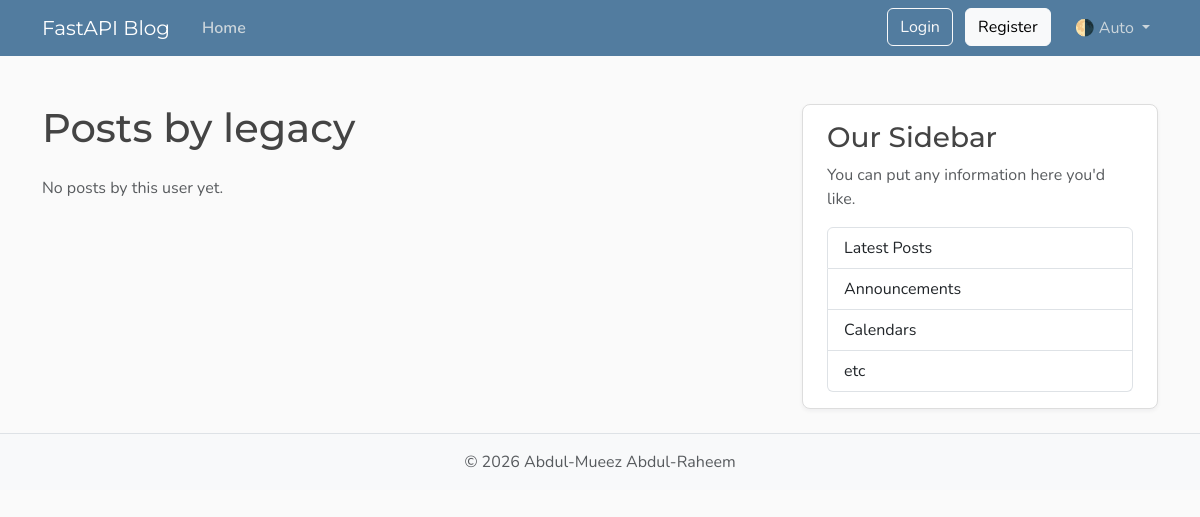
Before: /users/1/posts with the older database file.
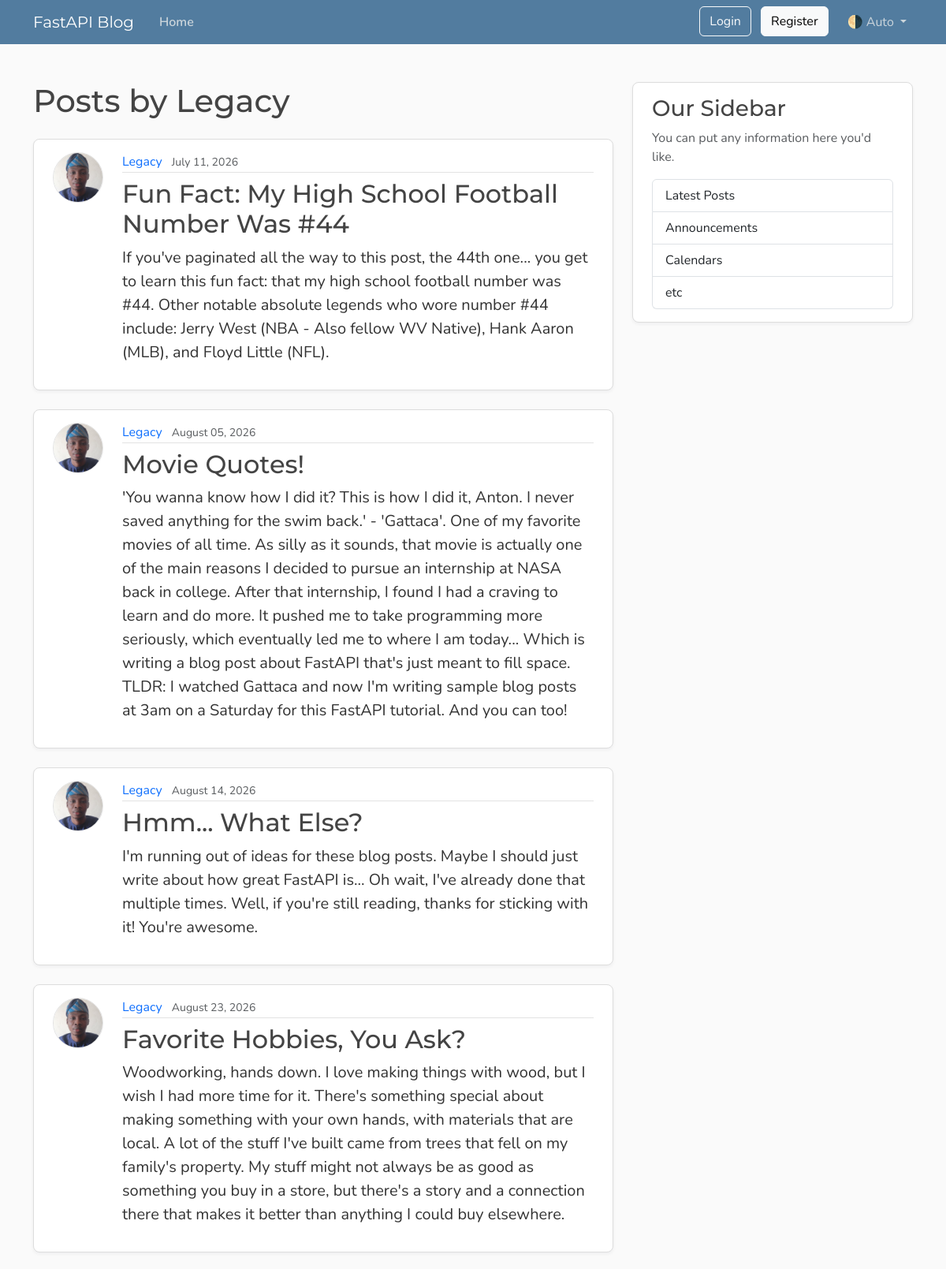
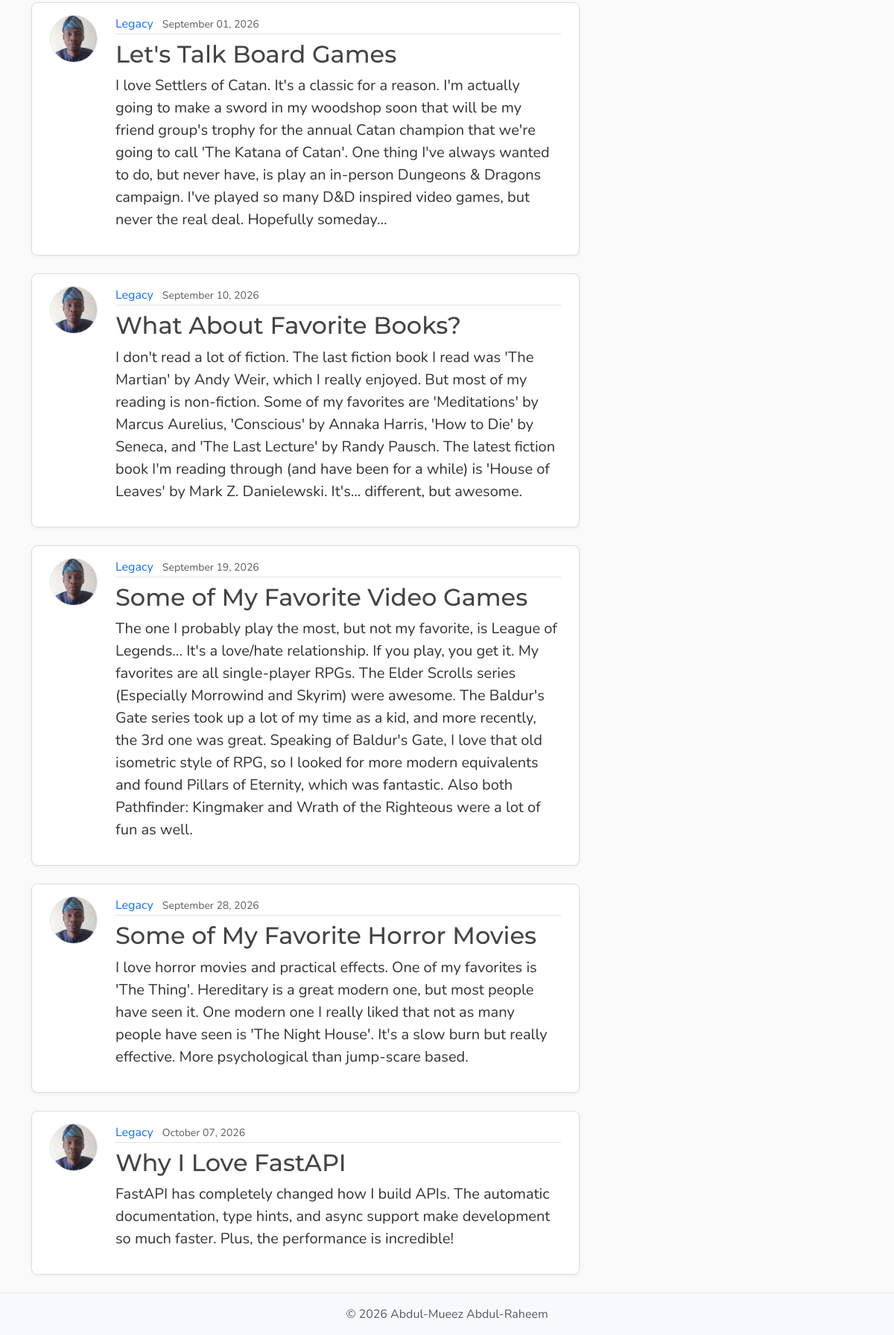
After: the same page with the newer database file (2 pictures, top to bottom).
### model.py (models this page shows, shortened)
class User(Base):
    __tablename__ = "users"
    id: Mapped[int] = mapped_column(Integer, primary_key=True, index=True)
    username: Mapped[str] = mapped_column(String(50), unique=True, nullable=False)
    email: Mapped[str] = mapped_column(String(120), unique=True, nullable=False)
    password_hash: Mapped[str] = mapped_column(String(200), nullable=False)
    image_file: Mapped[str | None] = mapped_column(
        String(200),
        nullable=True,
        default=None,
    )
    posts: Mapped[list[Post]] = relationship(back_populates="author", cascade="all, delete-orphan")

class Post(Base):
    __tablename__ = "posts"
    id: Mapped[int] = mapped_column(Integer, primary_key=True, index=True)
    title: Mapped[str] = mapped_column(String(100), nullable=False)
    content: Mapped[str] = mapped_column(Text, nullable=False)
    user_id: Mapped[int] = mapped_column(
        ForeignKey("users.id"),
        nullable=False,
        index=True,
    )
    date_posted: Mapped[datetime] = mapped_column(
        DateTime(timezone=True),
        default=lambda: datetime.now(UTC),
    )
    author: Mapped[User] = relationship(back_populates="posts")

### main.py (the view)
@app.get("/users/{user_id}/posts", include_in_schema=False, name="user_posts")
async def user_posts_page(request: Request, user_id: int, db: Annotated[AsyncSession, Depends(get_db)]):
    result = await db.execute(select(model.User).where(model.User.id == user_id))
    user = result.scalars().first()
    if not user:
        raise HTTPException(
            status_code=status.HTTP_404_NOT_FOUND,
            detail="User not found",
        )
    result = await db.execute(select(model.Post).options(selectinload(model.Post.author)).where(model.Post.user_id == user_id))
    posts = result.scalars().all()
    return templates.TemplateResponse(
        request,
        "user_posts.html",
        {"posts": posts, "user": user, "title": f"{user.username}'s Posts"},
    )

### templates/user_posts.html
{% extends "layout.html" %}
{% block content %}
    <h1 class="mb-4">Posts by {{ user.username }}</h1>
    {% for post in posts %}
        <article class="content-section py-3 px-4 mb-4">
            <div class="d-flex align-items-start gap-4">
                <img class="rounded-circle article-img flex-shrink-0"
                     src="{{ post.author.image_path }}"
                     alt="{{ post.author.username }}'s profile picture"
                     width="64"
                     height="64"
                     loading="lazy">
                <div class="flex-grow-1">
                    <div class="article-metadata mb-2">
                        <a class="me-2"
                           href="{{ url_for('user_posts', user_id=post.author.id) }}">{{ post.author.username }}</a>
                        <small class="text-body-secondary">{{ post.date_posted.strftime("%B %d, %Y") }}</small>
                    </div>
                    <h2>
                        <a class="article-title"
                           href="{{ url_for('post_page', post_id=post.id) }}">{{ post.title }}</a>
                    </h2>
                    <p class="article-content">{{ post.content }}</p>
                </div>
            </div>
        </article>
    {% else %}
        <p class="text-body-secondary">No posts by this user yet.</p>
    {% endfor %}
{% endblock content %}

### templates/layout.html (shortened to what this page needs)
<!DOCTYPE html>
<html lang="en">
 <head>
    <link href="https://cdn.jsdelivr.net/npm/bootstrap@5.3.8/dist/css/bootstrap.min.css"
          rel="stylesheet"
>
    <link rel="stylesheet"
          type="text/css"
          href="{{ url_for("static", path='css/main.css') }}">
 </head>
<body>
     <header class="site-header">
            <nav class="navbar navbar-expand-md bg-steel fixed-top"
                 data-bs-theme="dark">
                <div class="container">
                    <a class="navbar-brand me-4" href="{{ url_for("home") }}">FastAPI Blog</a>
                    <div class="collapse navbar-collapse" id="navbarToggle">
                        <div class="navbar-nav me-auto">
                            <a class="nav-link active"
                               aria-current="page"
                               href="{{ url_for("home") }}">Home</a>
                        </div>
                        <div class="navbar-nav">
                            <div id="loggedOutNav">
                                <a class="btn btn-outline-light mb-2 mb-md-0 me-md-2"
                                   href="{{ url_for("login_page") }}">Login</a>
                                <a class="btn btn-light mb-2 mb-md-0 me-md-3"
                                   href="{{ url_for("register_page") }}">Register</a>
                            </div>
                            <div class="nav-item dropdown">
                                <a class="nav-link dropdown-toggle"
                                   href="#"
                                   role="button"
                                   id="bd-theme"
                                   data-bs-toggle="dropdown"
                                   aria-expanded="false">
                                    <span id="bd-theme-text">🌗 Auto</span>
                                </a>
                            </div>
                        </div>
                    </div>
                </div>
            </nav>
        </header>
    <<main role="main" class="container">
      <div class="row">
        <div class="col-md-8">
          {% block content %}
          {% endblock content %}
        </div>
        <aside class="col-md-4">
          <div class="content-section py-3 px-4 mb-4">
            <h3>Our Sidebar</h3>
            <p class="text-body-secondary">You can put any information here you'd like.</p>
            <ul class="list-group">
              <li class="list-group-item">Latest Posts</li>
              <li class="list-group-item">Announcements</li>
              <li class="list-group-item">Calendars</li>
              <li class="list-group-item">etc</li>
            </ul>
          </div>
        </aside>
      </div>
    </main>
    <footer class="mt-auto py-3 bg-body-tertiary border-top">
      <div class="container text-center">
        <p class="text-body-secondary mb-0">
          © <span id="year"></span> Abdul-Mueez Abdul-Raheem
        </p>
      </div>
    </footer>
</body>
</html>

### static/css/main.css (style rules this page uses)
:root { --font-heading: "Montserrat", system-ui, -apple-system, BlinkMacSystemFont, sans-serif; --font-body: "Nunito", system-ui, -apple-system, BlinkMacSystemFont, sans-serif; --color-bg-body: #fafafa; --color-bg-content: #ffffff; --color-text-primary: #333333; --color-text-heading: #444444; --color-steel: #527c9f; --color-nav-link: #cbd5db; --color-nav-link-hover: #ffffff; --color-link-hover: #428bca; --color-border: #dddddd; --color-border-light: #e3e3e3; --spacing-xl: 5rem; --article-img-size: 4rem; --account-img-size: 7.813rem; }
body { font-family: var(--font-body); background: var(--color-bg-body); color: var(--color-text-primary); }
main { padding-top: var(--spacing-xl); }
h1, h2, h3, h4, h5, h6 { font-family: var(--font-heading); color: var(--color-text-heading); }
.navbar-brand { font-family: var(--font-heading); }
a { text-decoration: none; }
.bg-steel { background-color: var(--color-steel); }
.site-header .navbar-nav .nav-link { color: var(--color-nav-link); transition: color 0.2s ease-in-out; }
.site-header .navbar-nav .nav-link.active { font-weight: 600; }
.content-section { background: var(--color-bg-content); border: 1px solid var(--color-border); border-radius: 0.5rem; box-shadow: 0 2px 4px rgba(15, 23, 42, 0.05); transition: box-shadow 0.15s ease, transform 0.15s ease, border-color 0.15s ease; }
.article-title { color: var(--color-text-heading); transition: color 0.2s ease-in-out; }
.article-content { white-space: pre-line; font-size: 1.25rem; }
.article-img { height: var(--article-img-size); width: var(--article-img-size); flex-shrink: 0; object-fit: cover; border: 1px solid var(--color-border-light); box-shadow: 0 0 0 2px var(--color-bg-content); }
.article-metadata { padding-bottom: 0.063rem; border-bottom: 1px solid var(--color-border-light); }
.article-metadata a { transition: color 0.2s ease-in-out; }
[data-bs-theme="dark"] { --color-bg-body: #1a1a1a; --color-bg-content: #2d2d2d; --color-text-primary: #e0e0e0; --color-text-heading: #f0f0f0; --color-border: #404040; --color-border-light: #4a4a4a; }

Changed rows visible on the page:
changed User: username "legacy" → "Legacy"
now on this page (row edited): Post: author.image_path (picture), author.username "Legacy", date_posted "July 11, 2026", title "Fun Fact: My High School Football Number Was #44", content "If you've paginated all the way to this post, the 44th one... you get to learn this fun fact: that my high school football number was #44. Other notable absolute legends who wore number #44 include: Jerry West (NBA - Also fellow WV Native), Hank Aaron (MLB), and Floyd Little (NFL)."
added Post: author.image_path (picture), author.username "Legacy", date_posted "August 05, 2026", title "Movie Quotes!", content "'You wanna know how I did it? This is how I did it, Anton. I never saved anything for the swim back.' - 'Gattaca'. One of my favorite movies of all time. As silly as it sounds, that movie is actually one of the main reasons I decided to pursue an internship at NASA back in college. After that internship, I found I had a craving to learn and do more. It pushed me to take programming more seriously, which eventually led me to where I am today... Which is writing a blog post about FastAPI that's just meant to fill space. TLDR: I watched Gattaca and now I'm writing sample blog posts at 3am on a Saturday for this FastAPI tutorial. And you can too!"
added Post: author.image_path (picture), author.username "Legacy", date_posted "August 14, 2026", title "Hmm... What Else?", content "I'm running out of ideas for these blog posts. Maybe I should just write about how great FastAPI is... Oh wait, I've already done that multiple times. Well, if you're still reading, thanks for sticking with it! You're awesome."
added Post: author.image_path (picture), author.username "Legacy", date_posted "August 23, 2026", title "Favorite Hobbies, You Ask?", content "Woodworking, hands down. I love making things with wood, but I wish I had more time for it. There's something special about making something with your own hands, with materials that are local. A lot of the stuff I've built came from trees that fell on my family's property. My stuff might not always be as good as something you buy in a store, but there's a story and a connection there that makes it better than anything I could buy elsewhere."
added Post: author.image_path (picture), author.username "Legacy", date_posted "September 01, 2026", title "Let's Talk Board Games", content "I love Settlers of Catan. It's a classic for a reason. I'm actually going to make a sword in my woodshop soon that will be my friend group's trophy for the annual Catan champion that we're going to call 'The Katana of Catan'. One thing I've always wanted to do, but never have, is play an in-person Dungeons & Dragons campaign. I've played so many D&D inspired video games, but never the real deal. Hopefully someday..."
added Post: author.image_path (picture), author.username "Legacy", date_posted "September 10, 2026", title "What About Favorite Books?", content "I don't read a lot of fiction. The last fiction book I read was 'The Martian' by Andy Weir, which I really enjoyed. But most of my reading is non-fiction. Some of my favorites are 'Meditations' by Marcus Aurelius, 'Conscious' by Annaka Harris, 'How to Die' by Seneca, and 'The Last Lecture' by Randy Pausch. The latest fiction book I'm reading through (and have been for a while) is 'House of Leaves' by Mark Z. Danielewski. It's... different, but awesome."
added Post: author.image_path (picture), author.username "Legacy", date_posted "September 19, 2026", title "Some of My Favorite Video Games", content "The one I probably play the most, but not my favorite, is League of Legends... It's a love/hate relationship. If you play, you get it. My favorites are all single-player RPGs. The Elder Scrolls series (Especially Morrowind and Skyrim) were awesome. The Baldur's Gate series took up a lot of my time as a kid, and more recently, the 3rd one was great. Speaking of Baldur's Gate, I love that old isometric style of RPG, so I looked for more modern equivalents and found Pillars of Eternity, which was fantastic. Also both Pathfinder: Kingmaker and Wrath of the Righteous were a lot of fun as well."
added Post: author.image_path (picture), author.username "Legacy", date_posted "September 28, 2026", title "Some of My Favorite Horror Movies", content "I love horror movies and practical effects. One of my favorites is 'The Thing'. Hereditary is a great modern one, but most people have seen it. One modern one I really liked that not as many people have seen is 'The Night House'. It's a slow burn but really effective. More psychological than jump-scare based."
added Post: author.image_path (picture), author.username "Legacy", date_posted "October 07, 2026", title "Why I Love FastAPI", content "FastAPI has completely changed how I build APIs. The automatic documentation, type hints, and async support make development so much faster. Plus, the performance is incredible!"
Other visible differences:
text no longer shown: "No posts by this user yet."
